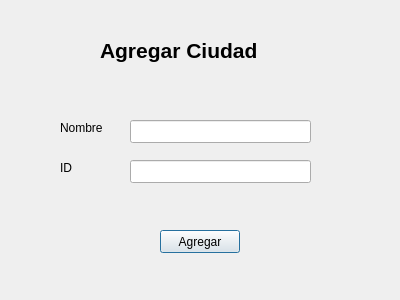
<?xml version="1.0" encoding="UTF-8"?>
<ui version="4.0">
 <class>AgregarCiudad</class>
 <widget class="QDialog" name="AgregarCiudad">
  <property name="geometry">
   <rect>
    <x>0</x>
    <y>0</y>
    <width>400</width>
    <height>300</height>
   </rect>
  </property>
  <property name="windowTitle">
   <string>Agregar Ciudad</string>
  </property>
  <widget class="QLabel" name="label">
   <property name="geometry">
    <rect>
     <x>100</x>
     <y>30</y>
     <width>201</width>
     <height>41</height>
    </rect>
   </property>
   <property name="text">
    <string>&lt;html&gt;&lt;head/&gt;&lt;body&gt;&lt;p&gt;&lt;span style=&quot; font-size:16pt; font-weight:600;&quot;&gt;Agregar Ciudad&lt;/span&gt;&lt;/p&gt;&lt;/body&gt;&lt;/html&gt;</string>
   </property>
  </widget>
  <widget class="QLabel" name="label_2">
   <property name="geometry">
    <rect>
     <x>60</x>
     <y>120</y>
     <width>57</width>
     <height>15</height>
    </rect>
   </property>
   <property name="text">
    <string>Nombre</string>
   </property>
  </widget>
  <widget class="QLabel" name="label_3">
   <property name="geometry">
    <rect>
     <x>60</x>
     <y>160</y>
     <width>57</width>
     <height>15</height>
    </rect>
   </property>
   <property name="text">
    <string>ID</string>
   </property>
  </widget>
  <widget class="QLineEdit" name="ACiudadNombre">
   <property name="geometry">
    <rect>
     <x>130</x>
     <y>120</y>
     <width>181</width>
     <height>23</height>
    </rect>
   </property>
  </widget>
  <widget class="QLineEdit" name="ACiudadId">
   <property name="geometry">
    <rect>
     <x>130</x>
     <y>160</y>
     <width>181</width>
     <height>23</height>
    </rect>
   </property>
  </widget>
  <widget class="QPushButton" name="ACiudadBotonAgregar">
   <property name="geometry">
    <rect>
     <x>160</x>
     <y>230</y>
     <width>80</width>
     <height>23</height>
    </rect>
   </property>
   <property name="text">
    <string>Agregar</string>
   </property>
  </widget>
 </widget>
 <resources/>
 <connections/>
</ui>
